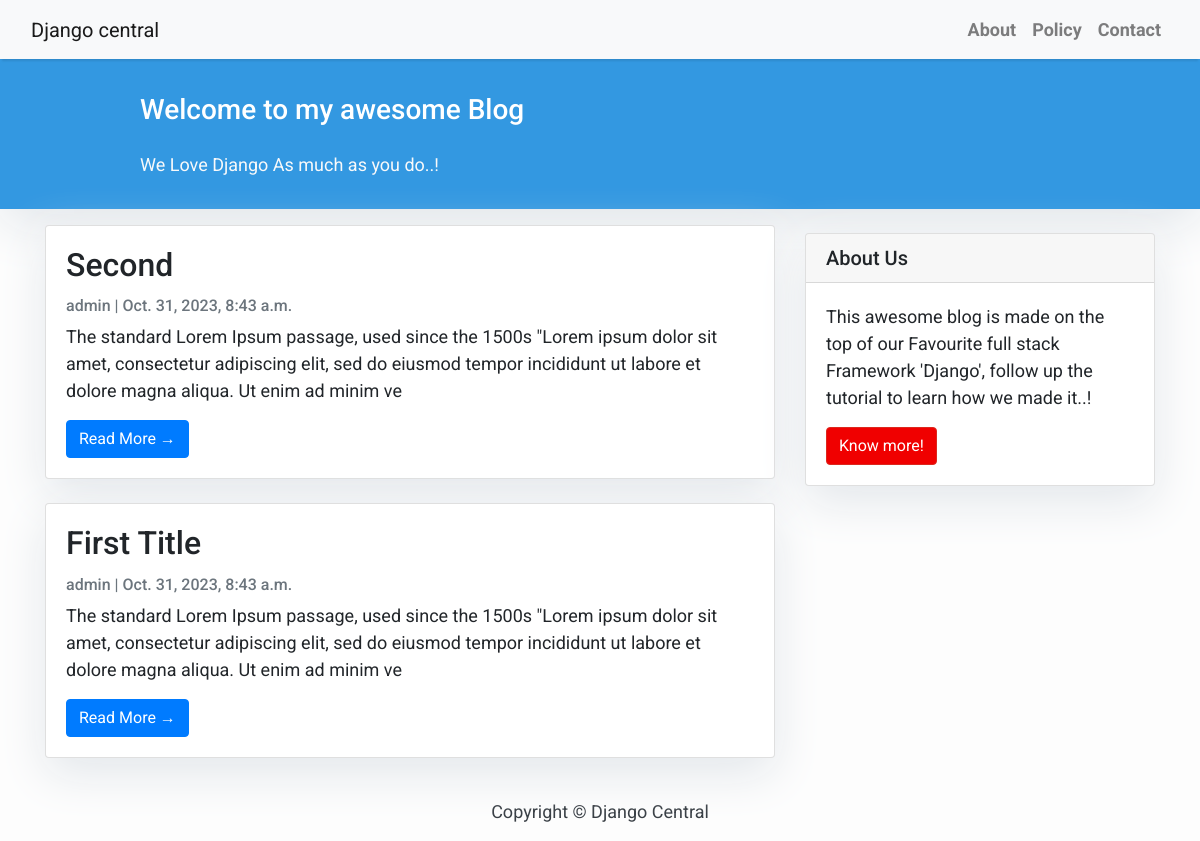
The page / on the database its author committed.
### blog/models.py (models this page shows, shortened)
class Post(models.Model):
    title = models.CharField(max_length=200, unique=True)
    slug = models.SlugField(max_length=200, unique=True)
    author = models.ForeignKey(User, on_delete=models.CASCADE, related_name='blog_posts')
    updated_on = models.DateTimeField(auto_now=True)
    content = models.TextField()
    created_on = models.DateTimeField(auto_now_add=True)
    status = models.IntegerField(choices=STATUS, default=0)
    class Meta:
        ordering = ['-created_on']

### blog/views.py (the view)
# urls.py: path('', views.PostList.as_view(), name='home'),
class PostList(generic.ListView):
    queryset = Post.objects.filter(status=1).order_by('-created_on')
    template_name = 'index.html'

### templates/index.html (shortened to what this page needs)
{% extends "base.html" %}
{% block content %}
<header class="masthead">
    <div class="container">
        <div class="row">
            <div class=" col-md-8 col-md-10 mx-auto">
                <div class="site-heading">
                    <h3 class=" site-heading my-4 mt-3 text-white"> Welcome to my awesome Blog </h3>
                    <p class="text-light">We Love Django As much as you do..! &nbsp
                    </p>
                </div>
            </div>
        </div>
    </div>
</header>
<div class="container">
    <div class="row">
        <div class="col-md-8 mt-3 left">
            {% for post in post_list %}
            <div class="card mb-4">
                <div class="card-body">
                    <h2 class="card-title">{{ post.title }}</h2>
                    <p class="card-text text-muted h6">{{ post.author }} | {{ post.created_on}} </p>
                    <p class="card-text">{{post.content|slice:":200" }}</p>
                    <a href="{% url 'post_detail' post.slug  %}" class="btn btn-primary">Read More &rarr;</a>
                </div>
            </div>
            {% endfor %}
        </div>
        {% block sidebar %} {% include 'sidebar.html' %} {% endblock sidebar %}
    </div>
</div>
{%endblock%}

### templates/base.html (shortened to what this page needs)
<!DOCTYPE html>
<html>
    <head>
        <link rel="stylesheet" href="https://maxcdn.bootstrapcdn.com/bootstrap/4.0.0/css/bootstrap.min.css"
 />
    </head>
    <body>
        <nav class="navbar navbar-expand-lg navbar-light bg-light shadow" id="mainNav">
            <div class="container-fluid">
                <a class="navbar-brand" href="{% url 'home' %}">Django central</a>
                <div class="collapse navbar-collapse" id="navbarResponsive">
                    <ul class="navbar-nav ml-auto">
                        <li class="nav-item text-black">
                            <a class="nav-link text-black font-weight-bold" href="#">About</a>
                        </li>
                        <li class="nav-item text-black">
                            <a class="nav-link text-black font-weight-bold" href="#">Policy</a>
                        </li>
                        <li class="nav-item text-black">
                            <a class="nav-link text-black font-weight-bold" href="#">Contact</a>
                        </li>
                    </ul>
                </div>
            </div>
        </nav>
        {% block content %}{% endblock content %}
        <footer class="py-3 bg-grey">
            <p class="m-0 text-dark text-center ">Copyright &copy; Django Central</p>
        </footer>
    </body>
</html>

### templates/sidebar.html (shortened to what this page needs)
{% block sidebar %}
<div class="col-md-4 float-right ">
<div class="card my-4">
        <h5 class="card-header">About Us</h5>
    <div class="card-body">
        <p class="card-text"> This awesome blog is made on the top of our Favourite full stack Framework 'Django', follow up the tutorial to learn how we made it..!</p>
        <a href="#"
           class="btn btn-danger">Know more!</a>
    </div>
</div>
</div>
{% endblock sidebar %}

### templates/base.html (style rules this page uses)
body { font-family: "Roboto", sans-serif; font-size: 17px; background-color: #fdfdfd; }
.shadow { box-shadow: 0 4px 2px -2px rgba(0, 0, 0, 0.1); }
.btn-danger { color: #fff; background-color: #f00000; border-color: #dc281e; }
.masthead { background: #3398E1; height: auto; padding-bottom: 15px; box-shadow: 0 16px 48px #E3E7EB; padding-top: 10px; }

### templates/index.html (style rules this page uses)
body { font-family: "Roboto", sans-serif; font-size: 18px; background-color: #fdfdfd; }
.card { box-shadow: 0 16px 48px #E3E7EB; }

### templates/sidebar.html (style rules this page uses)
.card { box-shadow: 0 16px 48px #E3E7EB; }

### rows shown on the page
Post: title "Second", author "admin", created_on "Oct. 31, 2023, 8:43 a.m.", content "The standard Lorem Ipsum passage, used since the 1500s \"Lorem ipsum dolor sit amet, consectetur adipiscing elit, sed do eiusmod tempor incididunt ut labore et dolore magna aliqua. Ut enim ad minim ve"
Post: title "First Title", author "admin", created_on "Oct. 31, 2023, 8:43 a.m.", content "The standard Lorem Ipsum passage, used since the 1500s \"Lorem ipsum dolor sit amet, consectetur adipiscing elit, sed do eiusmod tempor incididunt ut labore et dolore magna aliqua. Ut enim ad minim ve"
